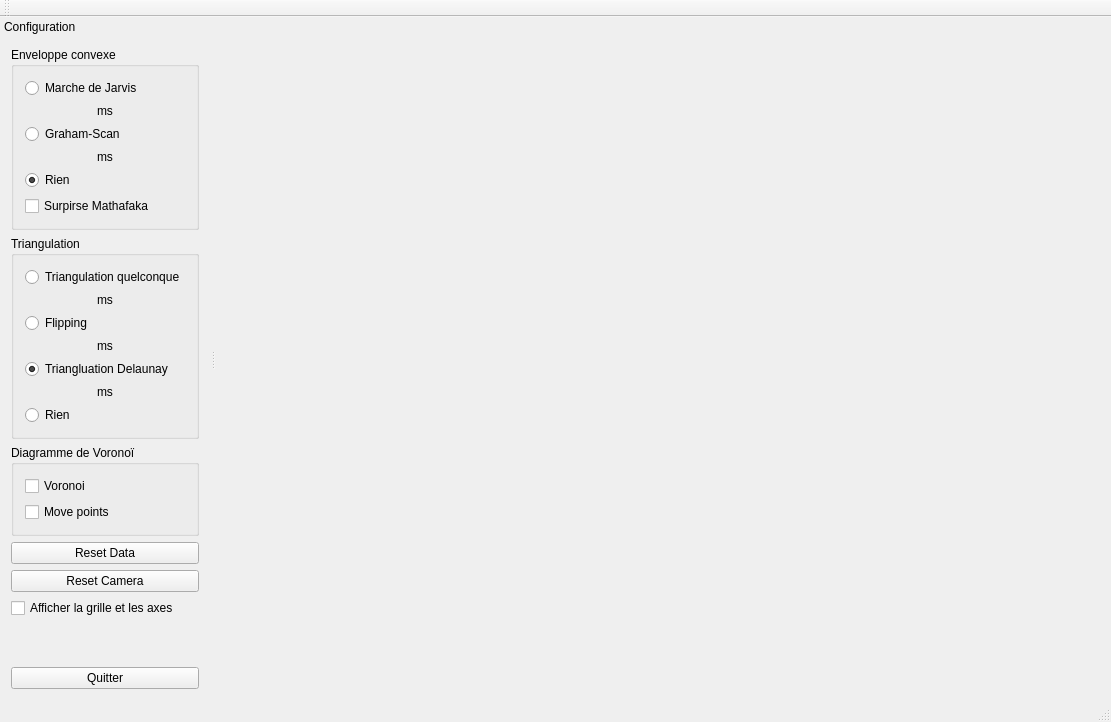
<?xml version="1.0" encoding="UTF-8"?>
<ui version="4.0">
 <class>triangulationForm</class>
 <widget class="QMainWindow" name="triangulationForm">
  <property name="geometry">
   <rect>
    <x>0</x>
    <y>0</y>
    <width>1111</width>
    <height>722</height>
   </rect>
  </property>
  <property name="windowTitle">
   <string>Math5A_Triangulation</string>
  </property>
  <widget class="QWidget" name="centralWidget">
   <layout class="QHBoxLayout" name="horizontalLayout_2">
    <item>
     <layout class="QHBoxLayout" name="centralLayout"/>
    </item>
   </layout>
  </widget>
  <widget class="QMenuBar" name="menuBar">
   <property name="geometry">
    <rect>
     <x>0</x>
     <y>0</y>
     <width>1111</width>
     <height>21</height>
    </rect>
   </property>
  </widget>
  <widget class="QToolBar" name="mainToolBar">
   <attribute name="toolBarArea">
    <enum>TopToolBarArea</enum>
   </attribute>
   <attribute name="toolBarBreak">
    <bool>false</bool>
   </attribute>
  </widget>
  <widget class="QStatusBar" name="statusBar"/>
  <widget class="QDockWidget" name="dockWidget">
   <property name="features">
    <set>QDockWidget::NoDockWidgetFeatures</set>
   </property>
   <property name="windowTitle">
    <string>Configuration</string>
   </property>
   <attribute name="dockWidgetArea">
    <number>1</number>
   </attribute>
   <widget class="QWidget" name="dockWidgetContents">
    <layout class="QVBoxLayout" name="verticalLayout_2">
     <item>
      <widget class="QGroupBox" name="groupEnvelop">
       <property name="title">
        <string>Enveloppe convexe</string>
       </property>
       <layout class="QVBoxLayout" name="verticalLayout_3">
        <item>
         <widget class="QRadioButton" name="rbJarvis">
          <property name="text">
           <string>Marche de Jarvis</string>
          </property>
         </widget>
        </item>
        <item>
         <widget class="QLabel" name="laTimeJarvis">
          <property name="text">
           <string>ms</string>
          </property>
          <property name="alignment">
           <set>Qt::AlignCenter</set>
          </property>
         </widget>
        </item>
        <item>
         <widget class="QRadioButton" name="rbGrahamScan">
          <property name="text">
           <string>Graham-Scan</string>
          </property>
         </widget>
        </item>
        <item>
         <widget class="QLabel" name="laTimeGraham">
          <property name="text">
           <string>ms</string>
          </property>
          <property name="alignment">
           <set>Qt::AlignCenter</set>
          </property>
         </widget>
        </item>
        <item>
         <widget class="QRadioButton" name="rbNoneEnv">
          <property name="text">
           <string>Rien</string>
          </property>
          <property name="checked">
           <bool>true</bool>
          </property>
         </widget>
        </item>
        <item>
         <widget class="QCheckBox" name="cbShowEnvelop3D">
          <property name="text">
           <string>Surpirse Mathafaka</string>
          </property>
         </widget>
        </item>
       </layout>
      </widget>
     </item>
     <item>
      <widget class="QGroupBox" name="groupTriangulation">
       <property name="title">
        <string>Triangulation</string>
       </property>
       <layout class="QVBoxLayout" name="verticalLayout_4">
        <item>
         <widget class="QRadioButton" name="rbTriSimple">
          <property name="text">
           <string>Triangulation quelconque</string>
          </property>
         </widget>
        </item>
        <item>
         <widget class="QLabel" name="laTimeTriSimple">
          <property name="text">
           <string>ms</string>
          </property>
          <property name="alignment">
           <set>Qt::AlignCenter</set>
          </property>
         </widget>
        </item>
        <item>
         <widget class="QRadioButton" name="rbFlipping">
          <property name="text">
           <string>Flipping</string>
          </property>
         </widget>
        </item>
        <item>
         <widget class="QLabel" name="laTimeFlipping">
          <property name="text">
           <string>ms</string>
          </property>
          <property name="alignment">
           <set>Qt::AlignCenter</set>
          </property>
         </widget>
        </item>
        <item>
         <widget class="QRadioButton" name="rbTriDelaunay">
          <property name="text">
           <string>Triangluation Delaunay</string>
          </property>
          <property name="checked">
           <bool>true</bool>
          </property>
         </widget>
        </item>
        <item>
         <widget class="QLabel" name="laTimeDelaunay">
          <property name="text">
           <string>ms</string>
          </property>
          <property name="alignment">
           <set>Qt::AlignCenter</set>
          </property>
         </widget>
        </item>
        <item>
         <widget class="QRadioButton" name="rbNoneTri">
          <property name="text">
           <string>Rien</string>
          </property>
          <property name="checked">
           <bool>false</bool>
          </property>
         </widget>
        </item>
       </layout>
       <zorder>rbTriSimple</zorder>
       <zorder>rbNoneTri</zorder>
       <zorder>rbTriDelaunay</zorder>
       <zorder>rbFlipping</zorder>
       <zorder>laTimeTriSimple</zorder>
       <zorder>laTimeFlipping</zorder>
       <zorder>laTimeDelaunay</zorder>
      </widget>
     </item>
     <item>
      <widget class="QGroupBox" name="groupVoronoi">
       <property name="title">
        <string>Diagramme de Voronoï</string>
       </property>
       <layout class="QVBoxLayout" name="verticalLayout_6">
        <item>
         <widget class="QCheckBox" name="cbVoronoi">
          <property name="text">
           <string>Voronoi</string>
          </property>
         </widget>
        </item>
        <item>
         <widget class="QCheckBox" name="cbMovePoint">
          <property name="text">
           <string>Move points</string>
          </property>
         </widget>
        </item>
       </layout>
      </widget>
     </item>
     <item>
      <widget class="QPushButton" name="bResetData">
       <property name="text">
        <string>Reset Data</string>
       </property>
      </widget>
     </item>
     <item>
      <widget class="QPushButton" name="bResetCam">
       <property name="text">
        <string>Reset Camera</string>
       </property>
       <property name="checkable">
        <bool>false</bool>
       </property>
      </widget>
     </item>
     <item>
      <widget class="QCheckBox" name="cbShowGrid">
       <property name="text">
        <string>Afficher la grille et les axes</string>
       </property>
      </widget>
     </item>
     <item>
      <spacer name="verticalSpacer">
       <property name="orientation">
        <enum>Qt::Vertical</enum>
       </property>
       <property name="sizeHint" stdset="0">
        <size>
         <width>20</width>
         <height>40</height>
        </size>
       </property>
      </spacer>
     </item>
     <item>
      <widget class="QPushButton" name="bQuit">
       <property name="text">
        <string>Quitter</string>
       </property>
      </widget>
     </item>
    </layout>
   </widget>
  </widget>
 </widget>
 <layoutdefault spacing="6" margin="11"/>
 <resources/>
 <connections/>
</ui>
